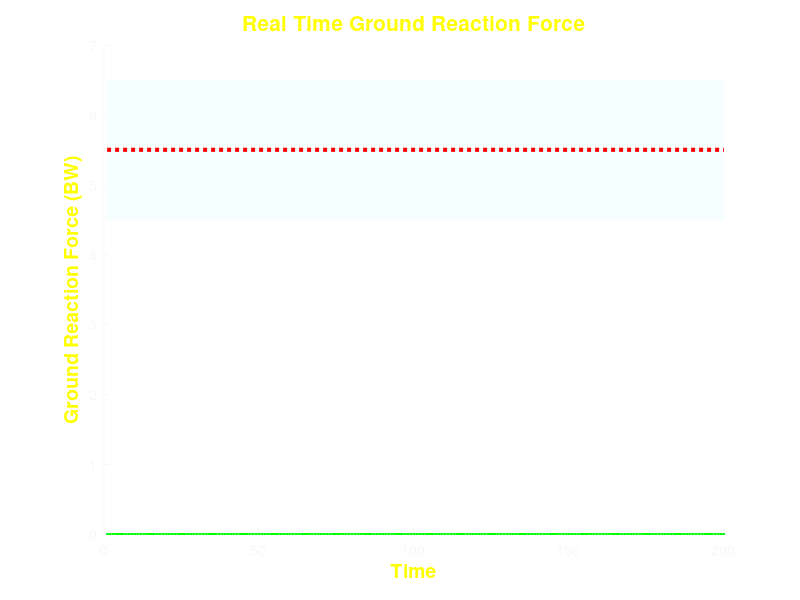

This chart was generated by the following MATLAB code: (Note: this script raises an error after producing the figure.)
clear all;
%% Set up the figure 
figureHandle = figure('NumberTitle','off',...
    'Name','Ground Reaction Force',...
    'units','normalized','outerposition',[0 0 1 1],'Color',[0 0 0],'Visible','off');
set(figureHandle, 'menubar', 'none');
set(figureHandle,'name','','numbertitle','off');

% Set axes
axesHandle = axes('Parent',figureHandle,...
    'YGrid','on',...
    'YColor',[0.9725 0.9725 0.9725],...
    'XGrid','on',...
    'XColor',[0.9725 0.9725 0.9725],...
    'Color',[0 0 0]);

hold on;

howManyFrames = 200;

time = 1 : 1 : howManyFrames;

GRFs = zeros(1, howManyFrames);

count = 0;

plotHandle = plot(axesHandle,time,GRFs,'Marker','.','LineWidth',1,'Color',[0 1 0]);

% xlim(axesHandle,[min(time) max(time+0.001)]);

% Create xlabel
xlabel('Time','FontWeight','bold','FontSize',14,'Color',[1 1 0]);

% Create ylabel
ylabel('Ground Reaction Force (BW)','FontWeight','bold','FontSize',14,'Color',[1 1 0]);

% Create title
title('Real Time Ground Reaction Force','FontSize',15,'Color',[1 1 0]);

whichLeg = 'RT';
BaselineValue = 5;
PercentChange = 10;
Limit = 1;

TargetValue = BaselineValue * (1 + PercentChange/100);
fontSize = 38;

x1 = [1, howManyFrames, howManyFrames, 1, 1];
y1 = [TargetValue - Limit, TargetValue - Limit, TargetValue + Limit, TargetValue + Limit, TargetValue - Limit];
fill(x1,y1,[0.94, 1, 1],'LineStyle','none','LineWidth',3, 'facealpha', 0.7);
plot([1 howManyFrames], [TargetValue TargetValue],':r', 'LineWidth',3);
text(-10, TargetValue,'\fontsize{18}Target','horiz','center','vert','middle', 'Color', [1 1 0]);


set(gca,'Ytick',[-3:1:17],'YLim',[-3 17]);
set(gca, 'XLim',[1 howManyFrames]);
y=ylabel('\bfGround Reaction Force (BW)');
h_ylabel = get(gca,'YLabel');
set(h_ylabel,'FontSize',fontSize-20);
%set(y, 'Units', 'Normalized', 'Position', [-0.01, 0.5, 0]);
box off;
grid off;

set(figureHandle,'Visible','on');

while (ishandle(figureHandle))
    if count < howManyFrames
        count = count +1;
        GRFs(count) = round( ( 11-12*rand(1,1) ) );
    else
        GRFs(1 : end - 1) = GRFs(end - howManyFrames + 2 : end);
        GRFs(end) = round( ( 11-12*rand(1,1) ) );
    end
    %updataVisualGRFFeedback(figureHandle, plotHandle, whichLeg, time, GRFs, howManyFrames, BaselineValue, PercentChange, Limit);
    updataVisualGRFFeedbackFaster(figureHandle, plotHandle, time, GRFs);
end